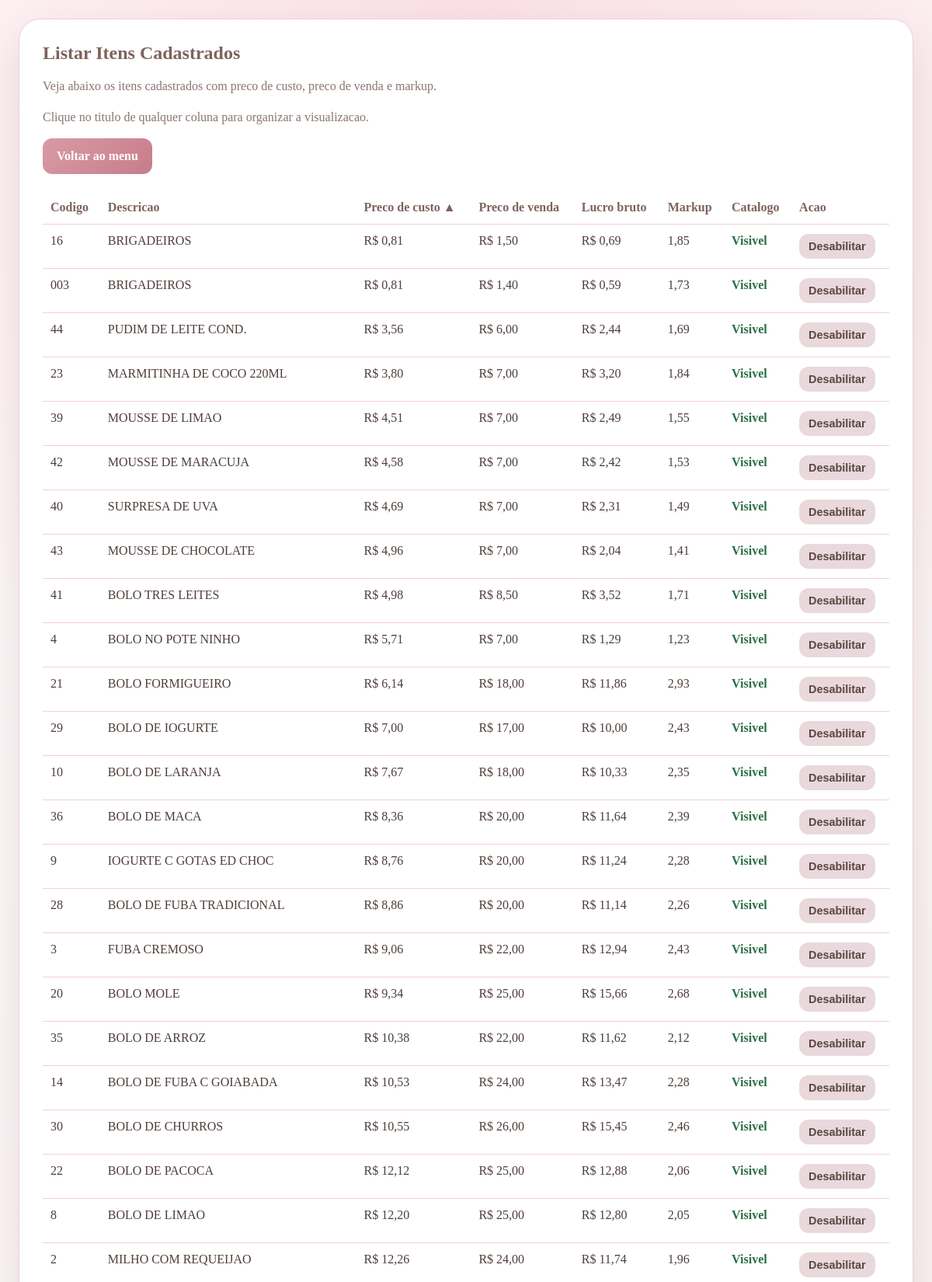
The app's page /listar-itens.php?ordenar_por=preco_custo&direcao=asc (signed in, upper part) with its own data.
### tables this page shows
CREATE TABLE IF NOT EXISTS itens (
    id INT UNSIGNED AUTO_INCREMENT PRIMARY KEY,
    codigo_produto VARCHAR(50) NOT NULL UNIQUE,
    nome_produto VARCHAR(150) NOT NULL,
    categoria VARCHAR(100) DEFAULT NULL,
    ncm VARCHAR(20) NOT NULL,
    foto_produto VARCHAR(255) DEFAULT NULL,
    mostrar_catalogo TINYINT(1) NOT NULL DEFAULT 1,
    preco_custo DECIMAL(10,2) NOT NULL,
    preco_venda DECIMAL(10,2) NOT NULL,
    criado_em TIMESTAMP DEFAULT CURRENT_TIMESTAMP
);

### listar-itens.php (the view, shortened to what this page needs)
<?php
require __DIR__ . '/db.php';
$ordenacoesPermitidas = [
    'codigo_produto' => 'codigo_produto',
    'nome_produto' => 'nome_produto',
    'preco_custo' => 'preco_custo',
    'preco_venda' => 'preco_venda',
    'lucro_bruto' => 'lucro_bruto',
    'markup' => 'markup',
];
$ordenarPor = $_GET['ordenar_por'] ?? 'lucro_bruto';
$direcao = strtolower($_GET['direcao'] ?? 'desc');
$stmt = $pdo->query(
    'SELECT
        id,
        codigo_produto,
        nome_produto,
        mostrar_catalogo,
        preco_custo,
        preco_venda,
        (preco_venda - preco_custo) AS lucro_bruto,
        CASE
            WHEN preco_custo > 0 THEN preco_venda / preco_custo
            ELSE 0
        END AS markup
     FROM itens
     ORDER BY ' . $ordenacoesPermitidas[$ordenarPor] . ' ' . strtoupper($direcao) . ', nome_produto ASC'
);
$itens = $stmt->fetchAll();
function linkOrdenacao(string $colunaAtual, string $ordenarPor, string $direcao): string
{
    $novaDirecao = 'asc';
    if ($colunaAtual === $ordenarPor && $direcao === 'asc') {
        $novaDirecao = 'desc';
    }
    return 'listar-itens.php?ordenar_por=' . urlencode($colunaAtual) . '&direcao=' . urlencode($novaDirecao);
}
function indicadorOrdenacao(string $colunaAtual, string $ordenarPor, string $direcao): string
{
    if ($colunaAtual !== $ordenarPor) {
        return '';
    }
    return $direcao === 'asc' ? ' ▲' : ' ▼';
}
?>
<!DOCTYPE html>
<html lang="pt-BR">
<head>
</head>
<body>
    <main class="layout">
        <section class="card">
            <h1>Listar Itens Cadastrados</h1>
            <p class="lead">Veja abaixo os itens cadastrados com preco de custo, preco de venda e markup.</p>
            <p class="sort-info">Clique no titulo de qualquer coluna para organizar a visualizacao.</p>
            <div class="actions">
                <a class="button" href="dashboard.php">Voltar ao menu</a>
            </div>
            <?php if ($itens): ?>
                <div class="table-wrap">
                    <table>
                        <thead>
                            <tr>
                                <th><a class="sort-link" href="<?= htmlspecialchars(linkOrdenacao('codigo_produto', $ordenarPor, $direcao), ENT_QUOTES, 'UTF-8') ?>">Codigo</a></th>
                                <th><a class="sort-link" href="<?= htmlspecialchars(linkOrdenacao('nome_produto', $ordenarPor, $direcao), ENT_QUOTES, 'UTF-8') ?>">Descricao</a></th>
                                <th><a class="sort-link" href="<?= htmlspecialchars(linkOrdenacao('preco_custo', $ordenarPor, $direcao), ENT_QUOTES, 'UTF-8') ?>">Preco de custo<?= htmlspecialchars(indicadorOrdenacao('preco_custo', $ordenarPor, $direcao), ENT_QUOTES, 'UTF-8') ?></a></th>
                                <th><a class="sort-link" href="<?= htmlspecialchars(linkOrdenacao('preco_venda', $ordenarPor, $direcao), ENT_QUOTES, 'UTF-8') ?>">Preco de venda</a></th>
                                <th><a class="sort-link" href="<?= htmlspecialchars(linkOrdenacao('lucro_bruto', $ordenarPor, $direcao), ENT_QUOTES, 'UTF-8') ?>">Lucro bruto</a></th>
                                <th><a class="sort-link" href="<?= htmlspecialchars(linkOrdenacao('markup', $ordenarPor, $direcao), ENT_QUOTES, 'UTF-8') ?>">Markup</a></th>
                                <th>Catalogo</th>
                                <th>Acao</th>
                            </tr>
                        </thead>
                        <tbody>
                            <?php foreach ($itens as $item): ?>
                                <?php
                                $precoCusto = (float) $item['preco_custo'];
                                $precoVenda = (float) $item['preco_venda'];
                                $lucroBruto = (float) $item['lucro_bruto'];
                                $markup = (float) $item['markup'];
                                $mostrarCatalogo = (int) ($item['mostrar_catalogo'] ?? 1) === 1;
                                ?>
                                <tr>
                                    <td><?= htmlspecialchars($item['codigo_produto'], ENT_QUOTES, 'UTF-8') ?></td>
                                    <td><?= htmlspecialchars($item['nome_produto'], ENT_QUOTES, 'UTF-8') ?></td>
                                    <td class="money">R$ <?= htmlspecialchars(number_format($precoCusto, 2, ',', '.'), ENT_QUOTES, 'UTF-8') ?></td>
                                    <td class="money">R$ <?= htmlspecialchars(number_format($precoVenda, 2, ',', '.'), ENT_QUOTES, 'UTF-8') ?></td>
                                    <td class="money">R$ <?= htmlspecialchars(number_format($lucroBruto, 2, ',', '.'), ENT_QUOTES, 'UTF-8') ?></td>
                                    <td class="money"><?= htmlspecialchars(number_format($markup, 2, ',', '.'), ENT_QUOTES, 'UTF-8') ?></td>
                                    <td>
                                        <?php if ($mostrarCatalogo): ?>
                                            <span class="status-catalogo visivel">Visivel</span>
                                        <?php else: ?>
                                            <span class="status-catalogo oculto">Oculto</span>
                                        <?php endif; ?>
                                    </td>
                                    <td>
                                        <form method="post">
                                            <button class="button secondary small" type="submit">
                                                <?= $mostrarCatalogo ? 'Desabilitar' : 'Habilitar' ?>
                                            </button>
                                        </form>
                                    </td>
                                </tr>
                            <?php endforeach; ?>
                        </tbody>
                    </table>
                </div>
            <?php else: ?>
                <p class="lead">Nenhum item cadastrado no momento.</p>
            <?php endif; ?>
        </section>
    </main>
</body>
</html>

### listar-itens.php (style rules this page uses)
:root { --primary: #d99aa5; --primary-dark: #c77d89; --secondary: #7d635c; --text: #4d3e39; --muted: #8a7670; --border: #f1cfd6; --shadow: rgba(125, 99, 92, 0.18); }
* { box-sizing: border-box; }
body { margin: 0; min-height: 100vh; padding: 24px; font-family: Georgia, "Times New Roman", serif; background: radial-gradient(circle at top, #fbe1e7 0%, transparent 34%), linear-gradient(135deg, #fffafb 0%, #f8eef1 100%); color: var(--text); }
.layout { width: min(1180px, 100%); margin: 0 auto; display: grid; gap: 24px; }
.card { background: #fff; border: 1px solid var(--border); border-radius: 28px; padding: 30px; box-shadow: 0 24px 60px var(--shadow); }
h1 { margin-top: 0; color: var(--secondary); }
.lead { color: var(--muted); margin-bottom: 22px; }
.actions { display: flex; gap: 12px; flex-wrap: wrap; margin-bottom: 22px; }
.button { padding: 14px 18px; border: 0; border-radius: 12px; background: linear-gradient(135deg, var(--primary) 0%, var(--primary-dark) 100%); color: #fff; text-decoration: none; font-size: 1rem; font-weight: bold; cursor: pointer; }
.button.secondary { background: #e9d8dc; color: #5c4741; }
.button.small { padding: 8px 12px; font-size: 0.9rem; }
.status-catalogo { font-weight: bold; }
.status-catalogo.visivel { color: #2b6f44; }
.sort-info { margin-bottom: 18px; color: var(--muted); }
.sort-link { color: inherit; text-decoration: none; }
.table-wrap { overflow-x: auto; }
table { width: 100%; border-collapse: collapse; }
th, td { padding: 12px 10px; border-bottom: 1px solid var(--border); text-align: left; vertical-align: top; }
th { color: var(--secondary); white-space: nowrap; }
td.money { white-space: nowrap; }

### records on screen
itens: codigo_produto "16", nome_produto "BRIGADEIROS", preco_custo "0,81", preco_venda "1,50", lucroBruto "0,69", markup "1,85", mostrar_catalogo "Visivel"
itens: codigo_produto "003", nome_produto "BRIGADEIROS", preco_custo "0,81", preco_venda "1,40", lucroBruto "0,59", markup "1,73", mostrar_catalogo "Visivel"
itens: codigo_produto "44", nome_produto "PUDIM DE LEITE COND.", preco_custo "3,56", preco_venda "6,00", lucroBruto "2,44", markup "1,69", mostrar_catalogo "Visivel"
itens: codigo_produto "23", nome_produto "MARMITINHA DE COCO 220ML", preco_custo "3,80", preco_venda "7,00", lucroBruto "3,20", markup "1,84", mostrar_catalogo "Visivel"
itens: codigo_produto "39", nome_produto "MOUSSE DE LIMAO", preco_custo "4,51", preco_venda "7,00", lucroBruto "2,49", markup "1,55", mostrar_catalogo "Visivel"
itens: codigo_produto "42", nome_produto "MOUSSE DE MARACUJA", preco_custo "4,58", preco_venda "7,00", lucroBruto "2,42", markup "1,53", mostrar_catalogo "Visivel"
itens: codigo_produto "40", nome_produto "SURPRESA DE UVA", preco_custo "4,69", preco_venda "7,00", lucroBruto "2,31", markup "1,49", mostrar_catalogo "Visivel"
itens: codigo_produto "43", nome_produto "MOUSSE DE CHOCOLATE", preco_custo "4,96", preco_venda "7,00", lucroBruto "2,04", markup "1,41", mostrar_catalogo "Visivel"
itens: codigo_produto "41", nome_produto "BOLO TRES LEITES", preco_custo "4,98", preco_venda "8,50", lucroBruto "3,52", markup "1,71", mostrar_catalogo "Visivel"
itens: codigo_produto "4", nome_produto "BOLO NO POTE NINHO", preco_custo "5,71", preco_venda "7,00", lucroBruto "1,29", markup "1,23", mostrar_catalogo "Visivel"
itens: codigo_produto "21", nome_produto "BOLO FORMIGUEIRO", preco_custo "6,14", preco_venda "18,00", lucroBruto "11,86", markup "2,93", mostrar_catalogo "Visivel"
itens: codigo_produto "29", nome_produto "BOLO DE IOGURTE", preco_custo "7,00", preco_venda "17,00", lucroBruto "10,00", markup "2,43", mostrar_catalogo "Visivel"
itens: codigo_produto "10", nome_produto "BOLO DE LARANJA", preco_custo "7,67", preco_venda "18,00", lucroBruto "10,33", markup "2,35", mostrar_catalogo "Visivel"
itens: codigo_produto "36", nome_produto "BOLO DE MACA", preco_custo "8,36", preco_venda "20,00", lucroBruto "11,64", markup "2,39", mostrar_catalogo "Visivel"
itens: codigo_produto "9", nome_produto "IOGURTE C GOTAS ED CHOC", preco_custo "8,76", preco_venda "20,00", lucroBruto "11,24", markup "2,28", mostrar_catalogo "Visivel"
itens: codigo_produto "28", nome_produto "BOLO DE FUBA TRADICIONAL", preco_custo "8,86", preco_venda "20,00", lucroBruto "11,14", markup "2,26", mostrar_catalogo "Visivel"
itens: codigo_produto "3", nome_produto "FUBA CREMOSO", preco_custo "9,06", preco_venda "22,00", lucroBruto "12,94", markup "2,43", mostrar_catalogo "Visivel"
itens: codigo_produto "20", nome_produto "BOLO MOLE", preco_custo "9,34", preco_venda "25,00", lucroBruto "15,66", markup "2,68", mostrar_catalogo "Visivel"
itens: codigo_produto "35", nome_produto "BOLO DE ARROZ", preco_custo "10,38", preco_venda "22,00", lucroBruto "11,62", markup "2,12", mostrar_catalogo "Visivel"
itens: codigo_produto "14", nome_produto "BOLO DE FUBA C GOIABADA", preco_custo "10,53", preco_venda "24,00", lucroBruto "13,47", markup "2,28", mostrar_catalogo "Visivel"
itens: codigo_produto "30", nome_produto "BOLO DE CHURROS", preco_custo "10,55", preco_venda "26,00", lucroBruto "15,45", markup "2,46", mostrar_catalogo "Visivel"
itens: codigo_produto "22", nome_produto "BOLO DE PACOCA", preco_custo "12,12", preco_venda "25,00", lucroBruto "12,88", markup "2,06", mostrar_catalogo "Visivel"
itens: codigo_produto "8", nome_produto "BOLO DE LIMAO", preco_custo "12,20", preco_venda "25,00", lucroBruto "12,80", markup "2,05", mostrar_catalogo "Visivel"
itens: codigo_produto "2", nome_produto "MILHO COM REQUEIJAO", preco_custo "12,26", preco_venda "24,00", lucroBruto "11,74", markup "1,96", mostrar_catalogo "Visivel"

### other values on screen
indicadorOrdenacao('preco_custo', $ordenarPor, $direcao) "▲"
